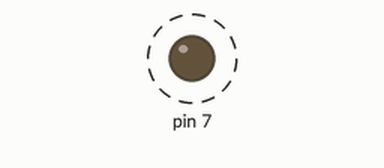
The sketch below on a simulated Arduino Uno, built with avr-gcc and run on an emulated ATmega328P. On the bench: output pins drawn as LEDs (lit = HIGH). Dashed ring = blinking. At 2.2 s the program stops and its outputs stay as they are.

Above: at 1.05 s.
Timing chart, 0 to 3.7 s (numbered marks = the images above):
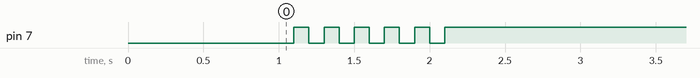

Measured:
- by itself, pin 7: alternates HIGH for 0.10 s and LOW for 0.10 s, 11 changes in all, then stays HIGH

The sketch:

05_practice_2.ino
```cpp
void setup() {
  // put your setup code here, to run once:
  pinMode(7, OUTPUT);
  digitalWrite(7, 0);
  delay(1000);
}

void loop() {
  // put your main code here, to run repeatedly:
  int count = 0;

  while(1) {
    digitalWrite(7, 0);
    delay(100);
    digitalWrite(7, 1);
    delay(100);

    count++;

    if(count == 6) {
      while(1);
    }
  }
}
```
